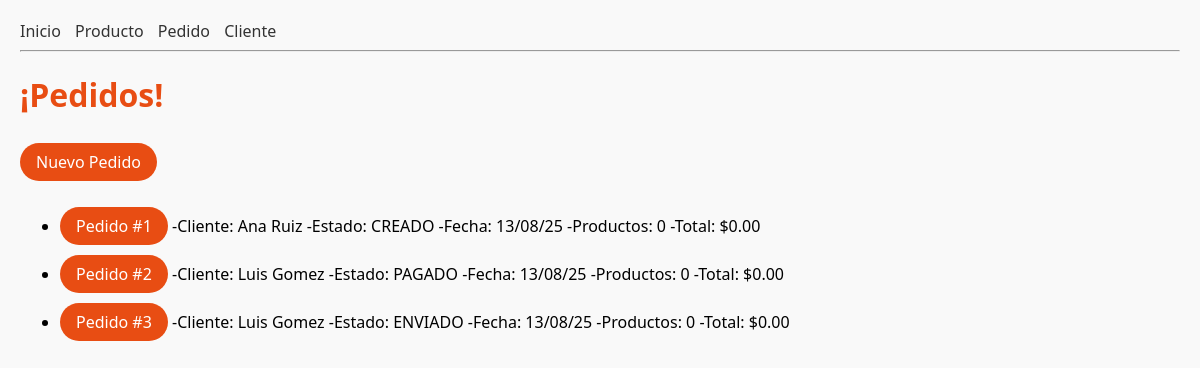
Page /pedidos/ on the earlier database version.
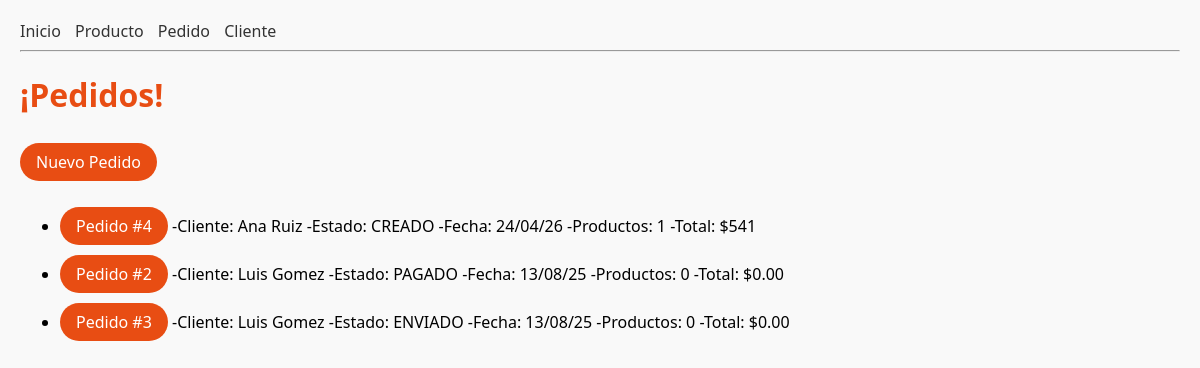
Same page on the later database version.
### tienda/models.py (models this page shows, shortened)
class Pedido(models.Model):
    ESTADOS = [
        ("CREADO", "Creado"),
        ("PAGADO", "Pagado"),
        ("ENVIADO", "Enviado"),
        ("CERRADO", "Cerrado"),
    ]
    cliente = models.ForeignKey(Cliente, on_delete=models.CASCADE, related_name="pedidos")
    estado = models.CharField(max_length=10, choices=ESTADOS, default="CREADO")
    fecha = models.DateTimeField(auto_now_add=True)

class Cliente(models.Model):
    nombre = models.CharField(max_length=120)
    correo = models.EmailField(unique=True)
    fecha_registro = models.DateTimeField(auto_now_add=True)
    activo = models.BooleanField(default=True)

### tienda/views.py (the view)
# urls.py: path("pedidos/", views.lista_pedidos, name="lista_pedidos"),
def lista_pedidos(request):
    pedidos = Pedido.objects.annotate(
        total_productos= Sum("items__cantidad"),
        total_precio= Sum(F("items__cantidad") * F("items__precio_unitario"))
    )
    return render(request, "tienda/lista_pedidos.html", {"pedidos": pedidos})

### tienda/templates/tienda/lista_pedidos.html (shortened to what this page needs)
{% extends "tienda/base.html" %}
{% block content %}
<h1>¡Pedidos!</h1>
<p>
    <a href="{% url 'tienda:crear_pedido_items'%}" class="btn primary">Nuevo Pedido</a>
</p>
<ul>
    {% for p in pedidos %}
    <li>
        <a href="{% url 'tienda:detalle_pedido' p.pk%}"class="btn primary">
            Pedido #{{ p.id }}
            </a>
        -Cliente: {{p.cliente.nombre}}</a>
        -Estado: {{ p.estado}}
        -Fecha: {{p.fecha|date:"d/m/y"}}
        -Productos: {{p.total_productos|default:"0"}}
        -Total: ${{p.total_precio|default:"0.00"}}
    </li>
    {% empty %}
    <li> No hay productos disponibles</li>
    {% endfor %}
</ul>
{% endblock %}

### tienda/templates/tienda/base.html (shortened to what this page needs)
{% load static %}
<html lang="es">
    <head>
        <link rel="stylesheet" href=" {% static 'css/main.css' %}">
    </head>
     <body>
      {% include "tienda/partials/navbar.html" %}
        <main>
          {% block content  %} {% endblock %}
        </main>
     </body>
</html>

### tienda/templates/tienda/partials/navbar.html
<nav>
    <a href="{% url 'tienda:home' %}">Inicio</a>
    <a href="{% url 'tienda:lista_productos' %}">Producto</a>
    <a href="{% url 'tienda:lista_pedidos' %}">Pedido</a>
    <a href="{% url 'tienda:lista_clientes' %}">Cliente</a>
</nav>
<hr>

### tienda/static/css/main.css (style rules this page uses)
body { font-family: 'Segoe UI', sans-serif; margin: 20px; background-color: #f9f9f9; }
h1 { color: #e84d13; }
nav a { margin-right: 10px; text-decoration: none; color: #333; }
.btn { display: inline-block; padding: 8px 16px; margin: 5px 0; color: #fff; border-radius: 9999px; text-decoration: none; font-weight: 500; transition: background 0.3s, transform 0.2s; }
.primary { background-color: #e84d13; }

Differences in the rows shown:
removed Pedido: id "1", cliente.nombre "Ana Ruiz", estado "CREADO", fecha "13/08/25", total_productos "0", total_precio "0.00"
added Pedido: id "4", cliente.nombre "Ana Ruiz", estado "CREADO", fecha "24/04/26", total_productos "1", total_precio "541"
